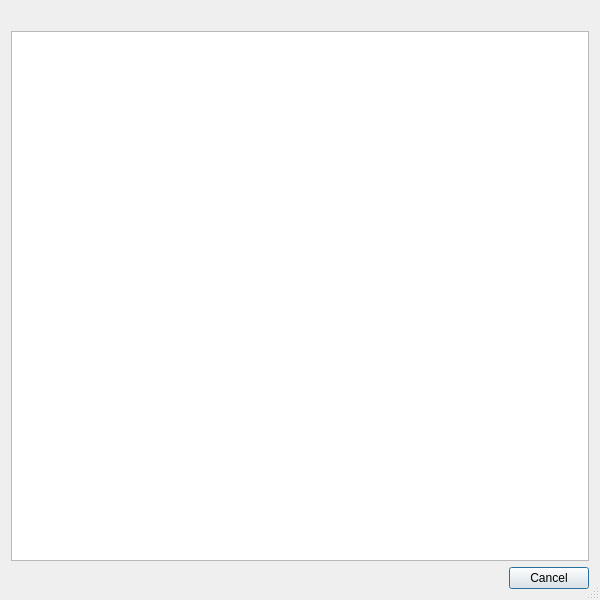
<?xml version="1.0" encoding="UTF-8"?>
<ui version="4.0">
 <class>RefactoringPreviewDialog</class>
 <widget class="QDialog" name="RefactoringPreviewDialog">
  <property name="geometry">
   <rect>
    <x>0</x>
    <y>0</y>
    <width>600</width>
    <height>600</height>
   </rect>
  </property>
  <property name="windowTitle">
   <string>Preview Changes</string>
  </property>
  <property name="sizeGripEnabled">
   <bool>true</bool>
  </property>
  <layout class="QVBoxLayout" name="verticalLayout">
   <item>
    <widget class="QLabel" name="titleLabel"/>
   </item>
   <item>
    <widget class="QPlainTextEdit" name="previewEdit">
     <property name="tabChangesFocus">
      <bool>true</bool>
     </property>
     <property name="lineWrapMode">
      <enum>QPlainTextEdit::NoWrap</enum>
     </property>
     <property name="readOnly">
      <bool>true</bool>
     </property>
    </widget>
   </item>
   <item>
    <widget class="QDialogButtonBox" name="buttonBox">
     <property name="orientation">
      <enum>Qt::Horizontal</enum>
     </property>
     <property name="standardButtons">
      <set>QDialogButtonBox::Cancel</set>
     </property>
    </widget>
   </item>
  </layout>
 </widget>
 <resources/>
 <connections>
  <connection>
   <sender>buttonBox</sender>
   <signal>accepted()</signal>
   <receiver>RefactoringPreviewDialog</receiver>
   <slot>accept()</slot>
   <hints>
    <hint type="sourcelabel">
     <x>248</x>
     <y>254</y>
    </hint>
    <hint type="destinationlabel">
     <x>157</x>
     <y>274</y>
    </hint>
   </hints>
  </connection>
  <connection>
   <sender>buttonBox</sender>
   <signal>rejected()</signal>
   <receiver>RefactoringPreviewDialog</receiver>
   <slot>reject()</slot>
   <hints>
    <hint type="sourcelabel">
     <x>316</x>
     <y>260</y>
    </hint>
    <hint type="destinationlabel">
     <x>286</x>
     <y>274</y>
    </hint>
   </hints>
  </connection>
 </connections>
</ui>
